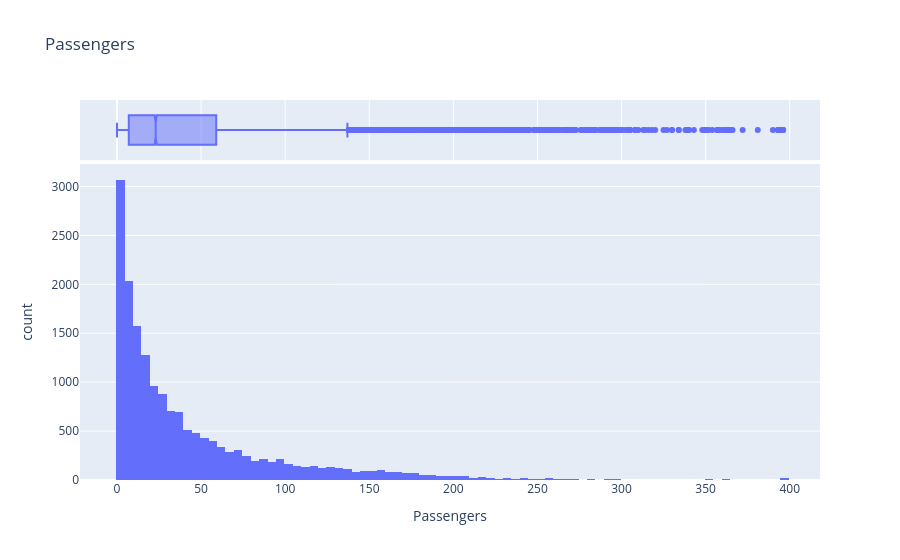

The cell this chart's notebook holds for it:
### Markdown cell above
Amount of passengers does not seem to depend on temperature or be proprtional to the number of cars or bikes they bring

### Code cell
import plotly 
import plotly.express as px
import plotly.graph_objs as go
import plotly.offline as py
from plotly.offline import iplot
from plotly.subplots import make_subplots
import plotly.figure_factory as ff

fig = px.histogram(df, x= 'Passengers', title='Passengers', marginal="box", hover_data = df[['Date']])
fig.show()

### Figure 1 — Plotly figure (JSON) as saved in the notebook; plotly's stock layout.template omitted (floating-point values rounded to 4 significant figures; data arrays with more than 128 entries replaced by an {"elided": "..."} marker saying what was removed)
{"data": [{"bingroup": "x", "hovertemplate": "Passengers=%{x}<br>count=%{y}<extra></extra>", "legendgroup": "", "marker": {"color": "#636efa", "pattern": {"shape": ""}}, "name": "", "orientation": "v", "showlegend": false, "type": "histogram", "x": {"elided": "17318 int values"}, "xaxis": "x", "yaxis": "y"}, {"customdata": {"elided": "17318x1 str values"}, "hovertemplate": "Passengers=%{x}<br>Date=%{customdata[0]}<extra></extra>", "legendgroup": "", "marker": {"color": "#636efa"}, "name": "", "notched": true, "showlegend": false, "type": "box", "x": {"elided": "17318 int values"}, "xaxis": "x2", "yaxis": "y2"}], "layout": {"barmode": "relative", "legend": {"tracegroupgap": 0}, "title": {"text": "Passengers"}, "xaxis": {"anchor": "y", "domain": [0, 1], "title": {"text": "Passengers"}}, "xaxis2": {"anchor": "y2", "domain": [0, 1], "matches": "x", "showgrid": true, "showticklabels": false}, "yaxis": {"anchor": "x", "domain": [0, 0.8316], "title": {"text": "count"}}, "yaxis2": {"anchor": "x2", "domain": [0.8416, 1], "matches": "y2", "showgrid": false, "showline": false, "showticklabels": false, "ticks": ""}}}
